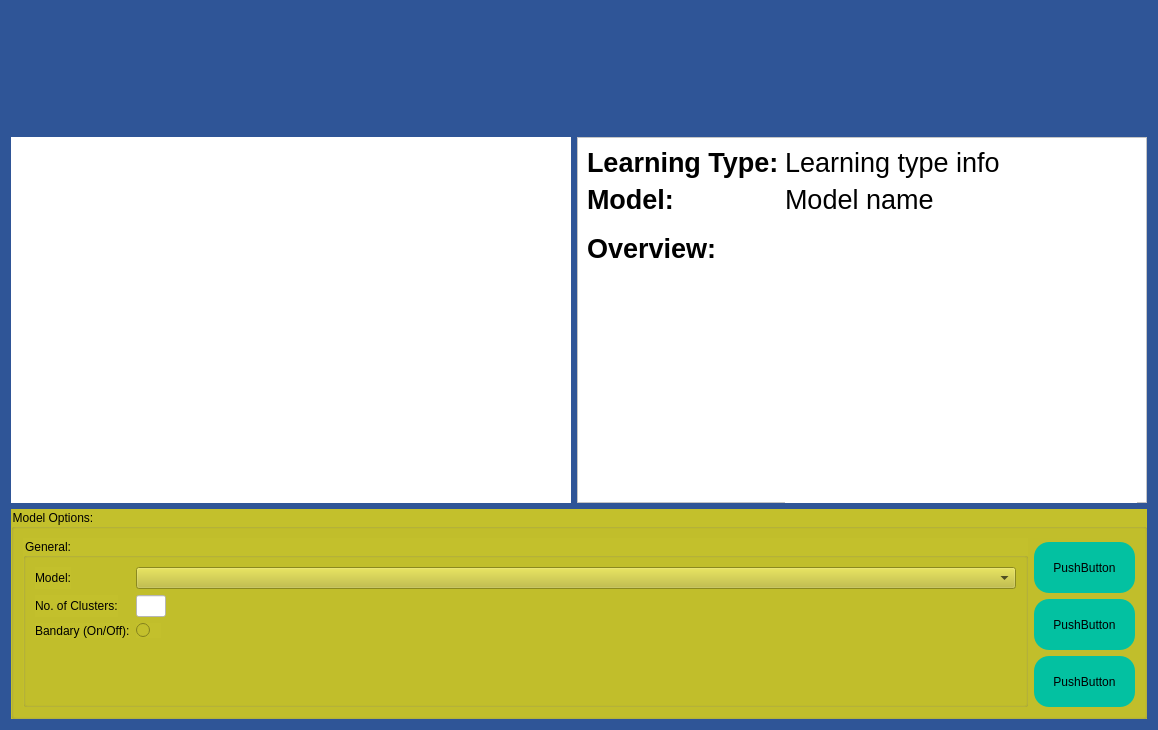
<?xml version="1.0" encoding="UTF-8"?>
<ui version="4.0">
 <class>Form</class>
 <widget class="QWidget" name="Form">
  <property name="geometry">
   <rect>
    <x>0</x>
    <y>0</y>
    <width>1158</width>
    <height>730</height>
   </rect>
  </property>
  <property name="windowTitle">
   <string>Form</string>
  </property>
  <property name="styleSheet">
   <string notr="true">background-color:rgb(47, 85, 151);</string>
  </property>
  <layout class="QVBoxLayout" name="verticalLayout_2">
   <item>
    <layout class="QHBoxLayout" name="horizontalLayout">
     <item>
      <spacer name="titleSpacerLeft">
       <property name="orientation">
        <enum>Qt::Horizontal</enum>
       </property>
       <property name="sizeHint" stdset="0">
        <size>
         <width>40</width>
         <height>20</height>
        </size>
       </property>
      </spacer>
     </item>
     <item>
      <widget class="QLabel" name="titleLabel">
       <property name="minimumSize">
        <size>
         <width>582</width>
         <height>120</height>
        </size>
       </property>
       <property name="maximumSize">
        <size>
         <width>582</width>
         <height>120</height>
        </size>
       </property>
       <property name="text">
        <string/>
       </property>
       <property name="pixmap">
        <pixmap>Developer/Swansea Uni/Project/Code/Project/Images/freeplay.png</pixmap>
       </property>
      </widget>
     </item>
     <item>
      <spacer name="titleSpacerRight">
       <property name="orientation">
        <enum>Qt::Horizontal</enum>
       </property>
       <property name="sizeHint" stdset="0">
        <size>
         <width>40</width>
         <height>20</height>
        </size>
       </property>
      </spacer>
     </item>
    </layout>
   </item>
   <item>
    <layout class="QHBoxLayout" name="gamboardModelInforLayoutV">
     <item>
      <layout class="QHBoxLayout" name="gameboardPlacing">
       <item>
        <widget class="QWidget" name="MplWidget" native="true">
         <property name="sizePolicy">
          <sizepolicy hsizetype="Preferred" vsizetype="Preferred">
           <horstretch>0</horstretch>
           <verstretch>0</verstretch>
          </sizepolicy>
         </property>
         <property name="minimumSize">
          <size>
           <width>450</width>
           <height>350</height>
          </size>
         </property>
         <property name="maximumSize">
          <size>
           <width>855</width>
           <height>525</height>
          </size>
         </property>
         <property name="styleSheet">
          <string notr="true">background-color: white;</string>
         </property>
        </widget>
       </item>
      </layout>
     </item>
     <item>
      <layout class="QHBoxLayout" name="modelInfoLayoutV" stretch="0">
       <item>
        <widget class="QFrame" name="frame">
         <property name="sizePolicy">
          <sizepolicy hsizetype="Preferred" vsizetype="Preferred">
           <horstretch>2</horstretch>
           <verstretch>0</verstretch>
          </sizepolicy>
         </property>
         <property name="minimumSize">
          <size>
           <width>570</width>
           <height>350</height>
          </size>
         </property>
         <property name="maximumSize">
          <size>
           <width>1710</width>
           <height>525</height>
          </size>
         </property>
         <property name="styleSheet">
          <string notr="true">background-color:white;
</string>
         </property>
         <property name="frameShape">
          <enum>QFrame::StyledPanel</enum>
         </property>
         <property name="frameShadow">
          <enum>QFrame::Raised</enum>
         </property>
         <layout class="QFormLayout" name="formLayout_2">
          <item row="0" column="0">
           <widget class="QLabel" name="learningTypeLabel">
            <property name="font">
             <font>
              <pointsize>20</pointsize>
              <weight>75</weight>
              <bold>true</bold>
             </font>
            </property>
            <property name="text">
             <string>Learning Type:</string>
            </property>
           </widget>
          </item>
          <item row="0" column="1">
           <widget class="QLabel" name="learningTypeInfoLabel">
            <property name="font">
             <font>
              <pointsize>20</pointsize>
             </font>
            </property>
            <property name="text">
             <string>Learning type info</string>
            </property>
           </widget>
          </item>
          <item row="1" column="0">
           <widget class="QLabel" name="modelLabel_2">
            <property name="font">
             <font>
              <pointsize>20</pointsize>
              <weight>75</weight>
              <bold>true</bold>
             </font>
            </property>
            <property name="text">
             <string>Model:</string>
            </property>
           </widget>
          </item>
          <item row="1" column="1">
           <widget class="QLabel" name="modelTypeLabel">
            <property name="font">
             <font>
              <pointsize>20</pointsize>
             </font>
            </property>
            <property name="text">
             <string>Model name</string>
            </property>
           </widget>
          </item>
          <item row="2" column="0">
           <widget class="QLabel" name="overviewLabel">
            <property name="font">
             <font>
              <pointsize>20</pointsize>
              <weight>75</weight>
              <bold>true</bold>
             </font>
            </property>
            <property name="text">
             <string>Overview:</string>
            </property>
           </widget>
          </item>
          <item row="2" column="1">
           <widget class="QLabel" name="overviewDescriptionLabel">
            <property name="minimumSize">
             <size>
              <width>0</width>
              <height>400</height>
             </size>
            </property>
            <property name="font">
             <font>
              <pointsize>12</pointsize>
             </font>
            </property>
            <property name="text">
             <string/>
            </property>
            <property name="wordWrap">
             <bool>true</bool>
            </property>
           </widget>
          </item>
         </layout>
        </widget>
       </item>
      </layout>
     </item>
    </layout>
   </item>
   <item>
    <layout class="QVBoxLayout" name="verticalLayout">
     <item>
      <widget class="QGroupBox" name="groupBox">
       <property name="sizePolicy">
        <sizepolicy hsizetype="Preferred" vsizetype="Preferred">
         <horstretch>0</horstretch>
         <verstretch>0</verstretch>
        </sizepolicy>
       </property>
       <property name="minimumSize">
        <size>
         <width>700</width>
         <height>210</height>
        </size>
       </property>
       <property name="maximumSize">
        <size>
         <width>16777215</width>
         <height>600</height>
        </size>
       </property>
       <property name="styleSheet">
        <string notr="true">background-color: rgb(195, 192, 44);</string>
       </property>
       <property name="title">
        <string>Model Options:</string>
       </property>
       <layout class="QHBoxLayout" name="horizontalLayout_5">
        <item>
         <layout class="QHBoxLayout" name="groupBoxH1">
          <item>
           <widget class="QGroupBox" name="generalLayoutG">
            <property name="title">
             <string>General:</string>
            </property>
            <layout class="QFormLayout" name="formLayout_3">
             <item row="0" column="0">
              <widget class="QLabel" name="modelLabel">
               <property name="text">
                <string>Model:</string>
               </property>
              </widget>
             </item>
             <item row="0" column="1">
              <widget class="QComboBox" name="comboBox">
               <property name="styleSheet">
                <string notr="true">selection-color: rgb(200, 200, 200);</string>
               </property>
              </widget>
             </item>
             <item row="1" column="0">
              <widget class="QLabel" name="numberOfClustersLabel">
               <property name="text">
                <string>No. of Clusters:</string>
               </property>
              </widget>
             </item>
             <item row="1" column="1">
              <widget class="QLineEdit" name="lineEdit">
               <property name="maximumSize">
                <size>
                 <width>30</width>
                 <height>16777215</height>
                </size>
               </property>
               <property name="autoFillBackground">
                <bool>false</bool>
               </property>
               <property name="styleSheet">
                <string notr="true">background-color: white;
</string>
               </property>
              </widget>
             </item>
             <item row="2" column="0">
              <widget class="QLabel" name="boundaryLabel">
               <property name="text">
                <string>Bandary (On/Off):</string>
               </property>
              </widget>
             </item>
             <item row="2" column="1">
              <widget class="QRadioButton" name="boundaryOnOffRadioButton">
               <property name="maximumSize">
                <size>
                 <width>25</width>
                 <height>16777215</height>
                </size>
               </property>
               <property name="text">
                <string/>
               </property>
              </widget>
             </item>
            </layout>
           </widget>
          </item>
         </layout>
        </item>
        <item>
         <layout class="QHBoxLayout" name="groupBoxH2"/>
        </item>
        <item>
         <layout class="QHBoxLayout" name="groupBoxH3"/>
        </item>
        <item>
         <layout class="QHBoxLayout" name="groupBoxH4"/>
        </item>
        <item>
         <layout class="QHBoxLayout" name="groupBoxHButtons">
          <item>
           <layout class="QVBoxLayout" name="buttonLayoutV">
            <item>
             <spacer name="buttonVerticalSpacer">
              <property name="orientation">
               <enum>Qt::Vertical</enum>
              </property>
              <property name="sizeHint" stdset="0">
               <size>
                <width>20</width>
                <height>40</height>
               </size>
              </property>
             </spacer>
            </item>
            <item>
             <widget class="QPushButton" name="playButton">
              <property name="minimumSize">
               <size>
                <width>101</width>
                <height>51</height>
               </size>
              </property>
              <property name="styleSheet">
               <string notr="true">background-color: rgb(3, 193, 161);
border-radius: 15px;</string>
              </property>
              <property name="text">
               <string>PushButton</string>
              </property>
             </widget>
            </item>
            <item>
             <widget class="QPushButton" name="clearButton">
              <property name="minimumSize">
               <size>
                <width>101</width>
                <height>51</height>
               </size>
              </property>
              <property name="styleSheet">
               <string notr="true">background-color: rgb(3, 193, 161);
border-radius: 15px;</string>
              </property>
              <property name="text">
               <string>PushButton</string>
              </property>
             </widget>
            </item>
            <item>
             <widget class="QPushButton" name="homeButton">
              <property name="minimumSize">
               <size>
                <width>101</width>
                <height>51</height>
               </size>
              </property>
              <property name="styleSheet">
               <string notr="true">background-color: rgb(3, 193, 161);
border-radius: 15px;</string>
              </property>
              <property name="text">
               <string>PushButton</string>
              </property>
             </widget>
            </item>
           </layout>
          </item>
         </layout>
        </item>
       </layout>
      </widget>
     </item>
    </layout>
   </item>
  </layout>
 </widget>
 <resources/>
 <connections/>
</ui>
